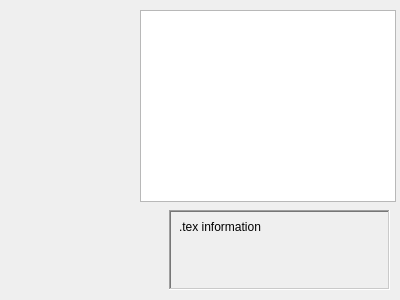
<?xml version="1.0" encoding="UTF-8"?>
<ui version="4.0">
 <class>EditorTex</class>
 <widget class="QDialog" name="EditorTex">
  <property name="geometry">
   <rect>
    <x>0</x>
    <y>0</y>
    <width>400</width>
    <height>300</height>
   </rect>
  </property>
  <property name="windowTitle">
   <string>Dialog</string>
  </property>
  <widget class="QGraphicsView" name="graphicsView">
   <property name="geometry">
    <rect>
     <x>140</x>
     <y>10</y>
     <width>256</width>
     <height>192</height>
    </rect>
   </property>
  </widget>
  <widget class="QFrame" name="frame">
   <property name="geometry">
    <rect>
     <x>169</x>
     <y>210</y>
     <width>221</width>
     <height>80</height>
    </rect>
   </property>
   <property name="frameShape">
    <enum>QFrame::Shape::WinPanel</enum>
   </property>
   <property name="frameShadow">
    <enum>QFrame::Shadow::Sunken</enum>
   </property>
   <widget class="QLabel" name="iText">
    <property name="geometry">
     <rect>
      <x>10</x>
      <y>10</y>
      <width>201</width>
      <height>61</height>
     </rect>
    </property>
    <property name="text">
     <string>.tex information</string>
    </property>
    <property name="alignment">
     <set>Qt::AlignmentFlag::AlignLeading|Qt::AlignmentFlag::AlignLeft|Qt::AlignmentFlag::AlignTop</set>
    </property>
   </widget>
  </widget>
 </widget>
 <resources/>
 <connections/>
</ui>
